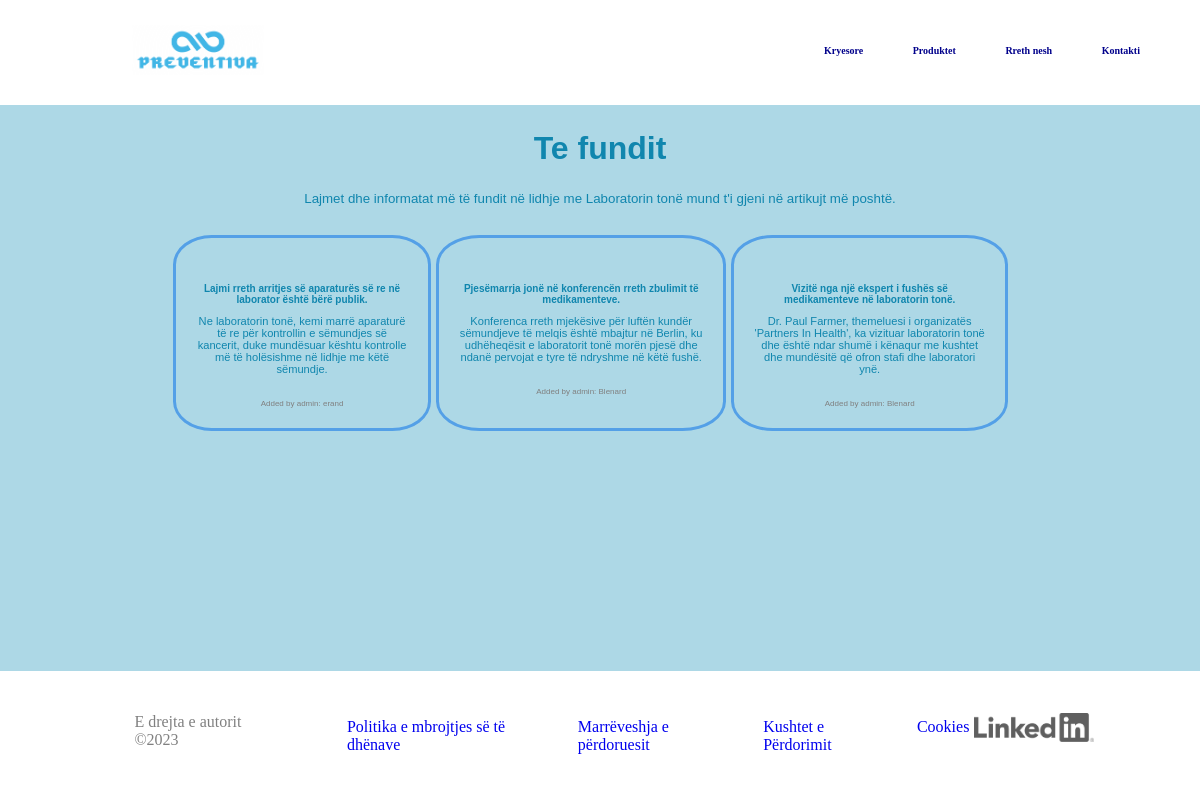
Page /lajme.php on the committed database.
### tables this page shows
CREATE TABLE `lajmet` (
  `id_lajmi` int(11) NOT NULL,
  `titulli` text NOT NULL,
  `permbajtja` text NOT NULL,
  `modifikuesi` varchar(50) NOT NULL
);

### lajme.php (the view, shortened to what this page needs)
<!DOCTYPE html>
<html lang="en">
<head>
    <link rel="stylesheet" href="Header.css">
    <link rel="stylesheet" href="lajme.css">
</head>
<body>
    <div class="header">
        <div class="logo"><a href="Home.html"><img src="logo.png" alt="Logo" class="foto1"></a></div>
        <div class="kontakti">
            <ul class="lista">
                <li><a href="Home.php" class="underline">Kryesore</a></li>
                <li><a href="Produktet.php" class="underline">Produktet</a></li>
                <li><a href="About us.php" class="underline">Rreth nesh</a></li>
                <li><a href="Kontakti.php" class="underline">Kontakti</a></li>
            </ul>
        </div>
    </div>
<div class="all">
    <div class="titulli">
        <h1 style="font-family:'Gill Sans', 'Gill Sans MT', Calibri, 'Trebuchet MS', sans-serif;
        text-shadow: 2px 0 px 0px black; color: rgb(16, 134, 174);">Te fundit</h1>
    </div>
        <div class="tekst"><p style="font-family:'Gill Sans', 'Gill Sans MT', Calibri, 'Trebuchet MS', sans-serif;
            text-shadow: 2px 0 px 0px black; color: rgb(16, 134, 174);"> Lajmet dhe informatat më të fundit në lidhje me Laboratorin tonë mund t'i gjeni në artikujt më poshtë.</p></div>
    <div class="main">
    <?php
require_once("dbconnect.php");
    $sql = "SELECT * FROM `lajmet`";
    $result = $conn->query($sql);
    if ($result->num_rows > 0) {
        while ($row = $result->fetch_assoc()) {
            echo '<div class="lajmi">';
            echo '<h1>' . $row['titulli'] . '</h1>';
            echo '<p>' . $row['permbajtja'] . '</p>';
            echo '<p style="color:gray;margin-top:24px;font-size:8px;">Added by admin: ' . $row['modifikuesi'] . '</p>';
            echo '</div>';
        }
    }elseif ($result->num_rows == 0) {
            echo 'Nuk ka lajme te reja';
    }
?>
    </div>
</div>
<footer>
    <div class="fundi"> <p>E drejta e autorit ©2023</p></div>
     <div class="asd">
         <ul class="footerlist">
            <a href="#" class="footerunderline"> <li class="listelements">Politika e mbrojtjes së të dhënave</li></a>
            <a href="#" class="footerunderline">  <li class="listelements">Marrëveshja e përdoruesit</li></a>
             <a href="#" class="footerunderline"> <li class="listelements">Kushtet e Përdorimit</li></a>
             <a href="#" class="footerunderline"> <li class="listelements">Cookies</li></a>
         </ul>
     </div>
     <div> <a href="https://www.linkedin.com/"><img src="LI-Logo.png" alt="Linkedin Logo" class="linkedin"></a></div>
 </footer>
</body>
</html>

### Header.css (style rules this page uses)
* { margin: 0%; transition: 0.7s ease-out; }
.header { display: flex; flex-direction: row; justify-content: space-between; margin-top: 25px; height: 80px; }
.foto1 { width: 131.94px; height: 50px; }
.logo { margin-left: 11%; }
.lista { margin-top: 20px; list-style: none; display: flex; flex-direction: row; justify-content: space-between; text-wrap: nowrap; }
.kontakti { width: 30%; margin-right: 5%; }
.underline { text-decoration-line: none; color: darkblue; display: flex; flex-direction: row; font-family: "Times New Roman", Times, serif; font-weight: bold; }

### lajme.css (style rules this page uses)
* { margin: 0; }
.main { width: 70%; display: flex; flex-direction: row; justify-content: space-around; margin-left: 14%; }
.lajmi { color: rgb(16, 134, 174); border: 3px solid rgb(84, 160,231); text-align: center; margin-left: 5px; margin-bottom: 240px; padding: 20px; transition: all 0.3s ease; position: relative; border-radius: 15%; font-family:'Gill Sans', 'Gill Sans MT', Calibri, 'Trebuchet MS', sans-serif; text-shadow: 2px 0 px 0px black; }
h1 { font-size: 50px; padding-top: 25px; }
.lajmi h1 { color: rgb(16, 134, 174); font-size: 1.5em; margin-bottom: 10px; text-align: center; }
.lajmi p { color: rgb(16, 134, 174); text-align: center; }
.titulli { margin-bottom: 2%; text-align: center; margin-top: 3%; }
.tekst { text-align: center; margin-bottom: 29px; }
footer { color: grey; display: flex; width: 80%; margin-left: 11.2%; justify-content: space-between; margin-top: 42px; margin-bottom: 42px; background-color: white; }
.footerlist { display: flex; flex-direction: row; flex-wrap: nowrap; list-style: none; justify-content: space-between; }
.linkedin { width: 120px; filter: grayscale(100%); }
.footerunderline { text-decoration-line:none ; padding: 5px; }
.footerunderline li { padding-left: 20px; }
.all { width: 100%; background-color: lightblue; margin-top: -3%; }
@media screen and (max-width: 1208px) { .all { font-size: smaller; } }
@media screen and (max-width: 1208px) { h1 { font-size: xx-large; } }
@media screen and (max-width: 1208px) { .lajmi { font-size: smaller; } }
@media screen and (max-width: 1208px) { .lajmi h1 { font-size: x-small; } }
@media screen and (max-width: 1208px) { .underline { font-size: 10px; margin-left: 4px; } }

### rows in the picture
lajmet: titulli "Lajmi rreth arritjes së aparaturës së re në laborator është bërë publik.", permbajtja "Ne laboratorin tonë, kemi marrë aparaturë të re për kontrollin e sëmundjes së kancerit, duke mundësuar kështu kontrolle më të holësishme në lidhje me këtë sëmundje.", modifikuesi "erand"
lajmet: titulli "Pjesëmarrja jonë në konferencën rreth zbulimit të medikamenteve.", permbajtja "Konferenca rreth mjekësive për luftën kundër sëmundjeve të melqis është mbajtur në Berlin, ku udhëheqësit e laboratorit tonë morën pjesë dhe ndanë pervojat e tyre të ndryshme në këtë fushë.", modifikuesi "Blenard"
lajmet: titulli "Vizitë nga një ekspert i fushës së medikamenteve në laboratorin tonë.", permbajtja "Dr. Paul Farmer, themeluesi i organizatës 'Partners In Health', ka vizituar laboratorin tonë dhe është ndar shumë i kënaqur me kushtet dhe mundësitë që ofron stafi dhe laboratori ynë.", modifikuesi "Blenard"
